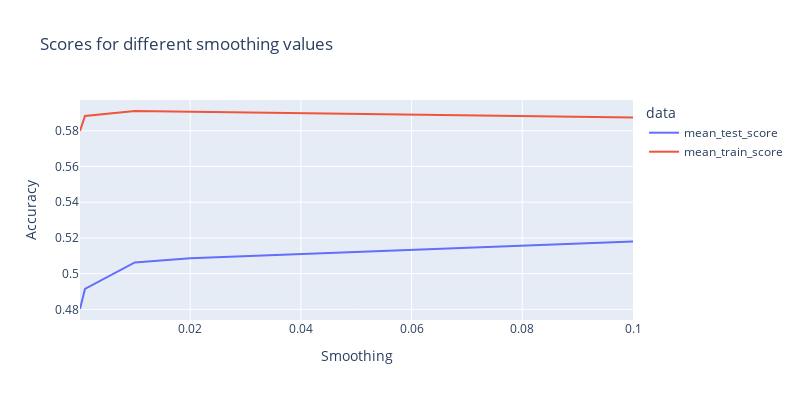

The notebook cell saved with this chart:
### Code cell
# plot the train and test error against number of neighbors
fig = px.line(
    cv_results,
    x="param_var_smoothing",
    y=["mean_test_score", "mean_train_score"],
    title='Scores for different smoothing values',
    labels={
        "param_var_smoothing": "Smoothing",
        "mean_test_score": "Mean Test Score",
        "mean_train_score": "Mean Train Score",
        "value": "Accuracy",
        "variable": "data"
    },
    width=800,
    height=400,
)
fig.update_traces(mode="lines")
fig.show()

### Figure 1 — Plotly figure (JSON) as saved in the notebook; plotly's stock layout.template omitted (floating-point values rounded to 4 significant figures)
{"data": [{"hovertemplate": "data=mean_test_score<br>Smoothing=%{x}<br>Accuracy=%{y}<extra></extra>", "legendgroup": "mean_test_score", "line": {"color": "#636efa", "dash": "solid"}, "marker": {"symbol": "circle"}, "mode": "lines", "name": "mean_test_score", "orientation": "v", "showlegend": true, "x": [0.1, 0.02, 0.01, 0.001, 0.0001], "xaxis": "x", "y": [0.5179, 0.5087, 0.5062, 0.4915, 0.4802], "yaxis": "y", "type": "scatter"}, {"hovertemplate": "data=mean_train_score<br>Smoothing=%{x}<br>Accuracy=%{y}<extra></extra>", "legendgroup": "mean_train_score", "line": {"color": "#EF553B", "dash": "solid"}, "marker": {"symbol": "circle"}, "mode": "lines", "name": "mean_train_score", "orientation": "v", "showlegend": true, "x": [0.1, 0.02, 0.01, 0.001, 0.0001], "xaxis": "x", "y": [0.5875, 0.5907, 0.5911, 0.5883, 0.5799], "yaxis": "y", "type": "scatter"}], "layout": {"xaxis": {"anchor": "y", "domain": [0.0, 1.0], "title": {"text": "Smoothing"}}, "yaxis": {"anchor": "x", "domain": [0.0, 1.0], "title": {"text": "Accuracy"}}, "legend": {"title": {"text": "data"}, "tracegroupgap": 0}, "title": {"text": "Scores for different smoothing values"}, "height": 400, "width": 800}}
